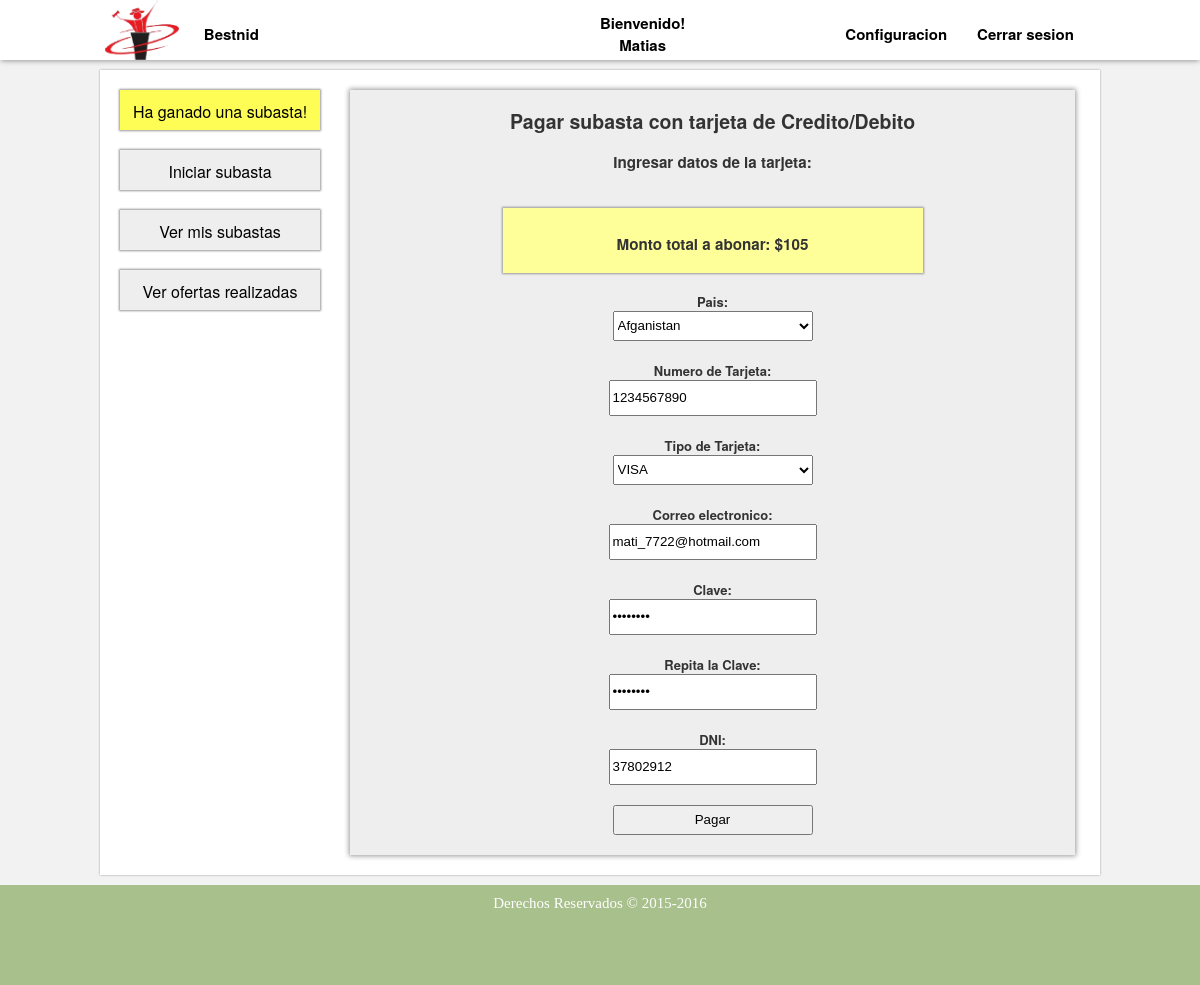
The page /pagar_subasta.php?id=25 (signed in) on the database its author committed.
### tables this page shows
CREATE TABLE IF NOT EXISTS `oferta` (
`idOferta` int(11) NOT NULL,
  `descripcion` text NOT NULL,
  `precio` float NOT NULL,
  `fecha` datetime NOT NULL,
  `IdSubasta` int(11) NOT NULL,
  `IdUsuario` int(11) NOT NULL
);

CREATE TABLE IF NOT EXISTS `usuario` (
`idUsuario` int(11) NOT NULL,
  `administrador` tinyint(1) NOT NULL,
  `fechaNac` date NOT NULL,
  `mail` varchar(50) NOT NULL,
  `nombre` varchar(50) NOT NULL,
  `apellido` varchar(50) NOT NULL,
  `dni` int(11) NOT NULL,
  `tarjetaCredito` int(11) NOT NULL,
  `contrasenia` varchar(50) NOT NULL
);

### pagar_subasta.php (the view, shortened to what this page needs)
<?php
	$idUsuario = $_SESSION['usuario'];
	$conectar=conectar();
	$idSubasta=$_GET['id'];
	$resultado=mysqli_query($conectar,"SELECT * FROM subasta INNER JOIN oferta ON (subasta.idOfertaGanadora = oferta.idOferta) WHERE subasta.idSubasta = $idSubasta AND oferta.idUsuario = $idUsuario AND pago = 0");
	$subasta=mysqli_fetch_array($resultado);
?>
<!DOCTYPE html>
<html lang="es">
	<head>
		<link rel="stylesheet" href="./estilos/estilo.css">
		<link rel="stylesheet" type="text/css" href="./estilos/mas_estilos.css">
		<link rel="stylesheet" type="text/css" href="./estilos/nuevos_estilos.css">
	</head>
	<body>
		<?php include ('./menu.php'); ?>
		<div id='cuerpo'>
			<section>
				<div id="contenedor-registro">
					<h2>Pagar subasta con tarjeta de Credito/Debito</h2>
					<h3>Ingresar datos de la tarjeta:</h3></br>
					<div class="oferta" style="width: 400px; height: 45px; text-align: center;"><h3>Monto total a abonar: $<?php echo $subasta['precio']; ?></h3></div></br>
					<form method="POST" name="pago" action="./sistema/pagar_subasta.php">
						<?php
							$resul=mysqli_query($conectar,"SELECT * FROM usuario WHERE idUsuario='$idUsuario'");
							$usuario=mysqli_fetch_array($resul);
							echo 'Pais:</br>';
						?>
						Numero de Tarjeta:</br>
						<input type="number" id="tarjeta" name="tarjeta" value="<?php echo $usuario['tarjetaCredito']; ?>"></br>
						Tipo de Tarjeta:</br>
						<select name="tipoTarjeta">
							<option value="visa">VISA</option>
						</select></br>
						Correo electronico:</br>
						<input type="email" id="email" name="user" value="<?php echo $usuario['mail']; ?>"></br>
						Clave:</br>
						<input type="password" id="pass" name="pass" value="<?php echo $usuario['contrasenia']; ?>"></br>
						Repita la Clave:</br>
						<input type="password" id="pass2" name="pass2" value="<?php echo $usuario['contrasenia']; ?>"></br>
						DNI:</br>
						<input type="number" id="dni" name="DNI" value="<?php echo $usuario['dni']; ?>"></br>
						<input type="submit" value="Pagar">
					</form>
				</div>
			</section>
			<aside>
				<?php include ('./aside_botones.php'); ?>
				<a href="./iniciar_subasta.php"><div class="boton_aside">Iniciar subasta</div></a>
				<a href="./ver_mis_subastas.php"><div class="boton_aside">Ver mis subastas</div></a>
				<a href="./ver_mis_ofertas.php"><div class="boton_aside">Ver ofertas realizadas</div></a>
			</aside>
		</div>
		<footer>
			<span>Derechos Reservados &copy; 2015-2016</span>
		</footer>
	</body>
</html>

### estilos/estilo.css (style rules this page uses)
body { background-color: rgb(242, 242, 242); margin: auto; }
#cuerpo { background: white; font-family: 'Helvetica Neue', Helvetica, Arial, sans-serif; box-shadow: 0px 0px 2px #999; width: 1000px; margin: auto; margin-top: 70px; margin-bottom: 10px; min-height: 800px; overflow: hidden; }
section { width: 730px; margin-right: 20px; margin-top: 20px; padding-left: 20px; float: right; }
aside { width: 210px; margin-left: 20px; margin-top: 20px; float: left; }
.boton_aside { box-shadow: 0px 0px 2px 1px #999; background-color: #EEEEEE; text-align: center; width: 200px; margin-bottom: 20px; padding-top: 10px; height: 30px; }
a { font-family: 'Helvetica Neue', Helvetica, Arial, sans-serif; text-decoration: none; color: black; }
footer { background-color: #A8C08C; padding: 10px; height: 80px; min-width: 980px; text-align: center; font-size: 15px; color: grey; clear: both; }
footer span { color: white; }

### estilos/mas_estilos.css (style rules this page uses)
.oferta { box-shadow: 0px 0px 2px 1px #999; background-color: #FFFF99; width: 450px; margin: auto; padding: 10px; text-align: left; }

### estilos/nuevos_estilos.css (style rules this page uses)
#contenedor-registro { box-shadow: 0px 0px 5px 1px #999; background-color: #EEEEEE; width: 725px; padding-top: 1px; margin-bottom: 20px; text-align: center; font-family: 'Helvetica Neue', Helvetica, Arial, sans-serif; font-size: 13px; font-style: normal; font-weight: bold; text-decoration: none; color: #333333; }
#contenedor-registro input { width: 200px; height: 30px; margin-bottom: 20px; }
#contenedor-registro select { width: 200px; height: 30px; margin-bottom: 20px; }

### rows shown on the page
oferta: precio "105"
usuario: tarjeta "1234567890", user "mati_7722@hotmail.com", DNI "37802912"

### other values the page prints
$_SESSION['nombre'] "Matias"
